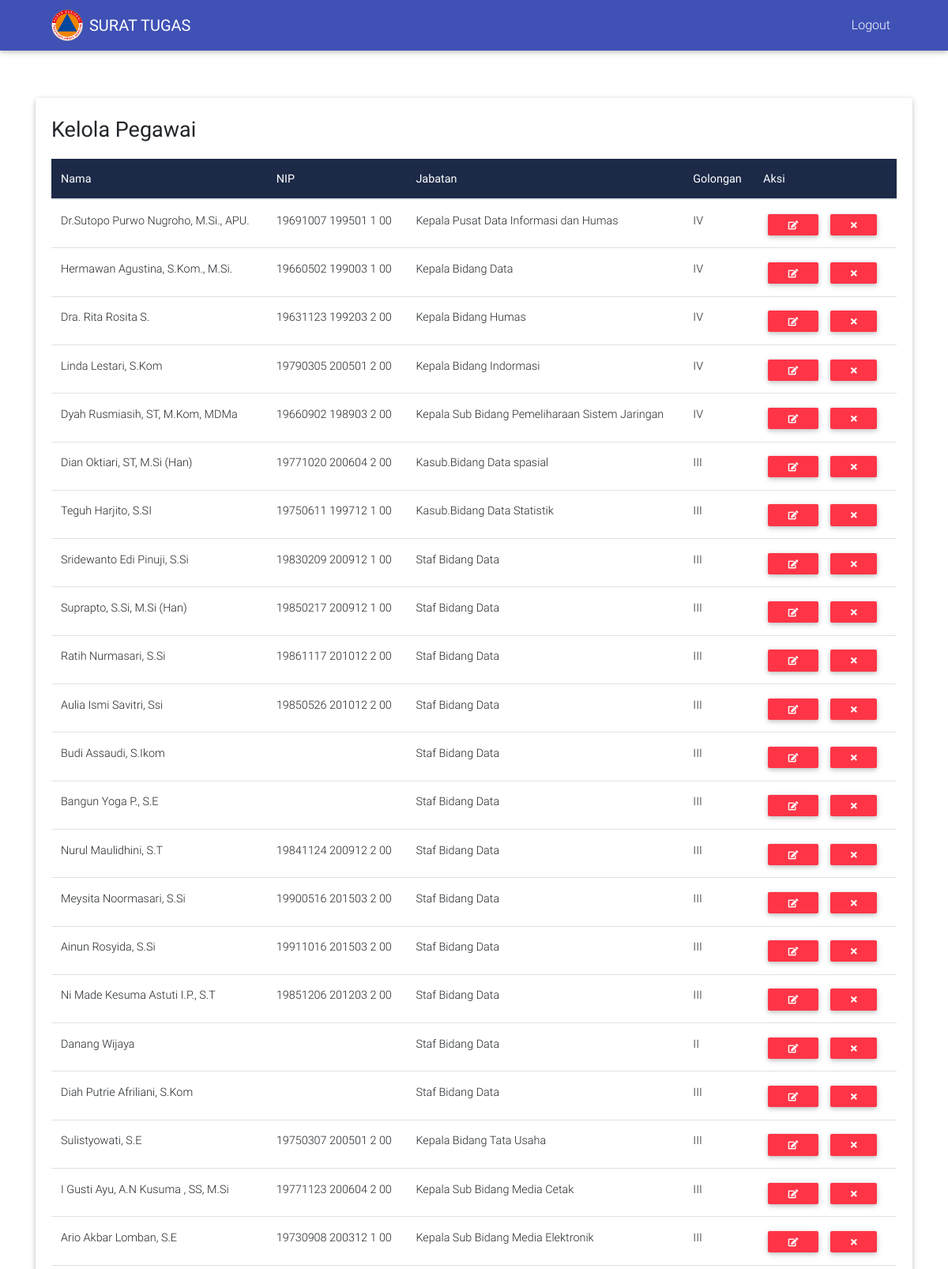
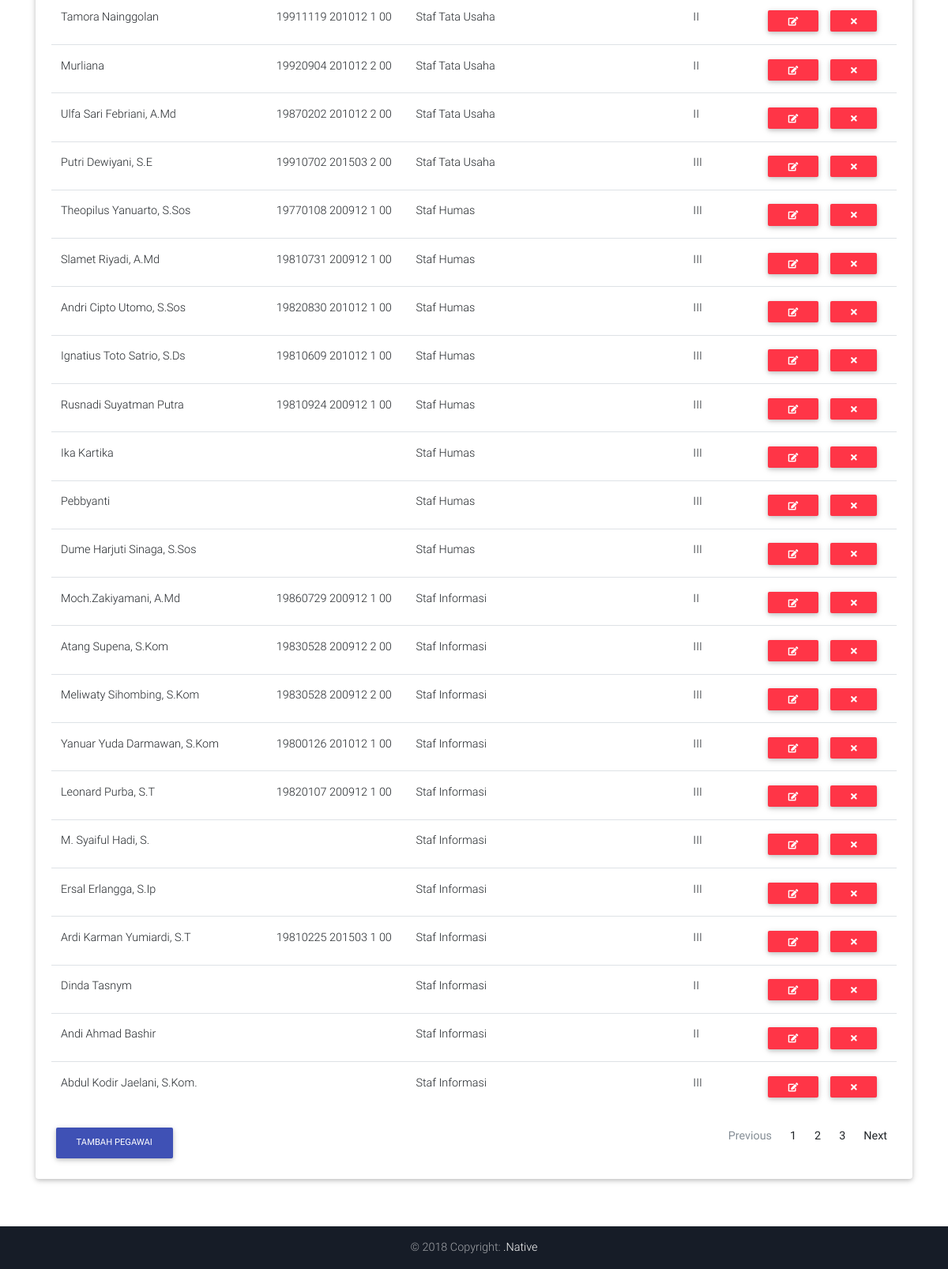
The app's page /index.php/home/pegawai with its own data (2 pictures, top to bottom).
### tables this page shows
CREATE TABLE `pegawai` (
  `id_pegawai` int(5) NOT NULL,
  `nama_pegawai` varchar(100) NOT NULL,
  `nip_pegawai` varchar(20) NOT NULL,
  `jabatan_pegawai` varchar(100) NOT NULL,
  `golongan_pegawai` varchar(6) NOT NULL
);

### application/controllers/Home.php (called while the page is built, shortened)
<?php
class Home extends CI_Controller {
	function __Construct()
    {
        $this->load->model("home_model");
        $this->load->library("pagination");
    }
	public function pegawai()
	{
		$data['pegawai'] = $this->home_model->get_pegawai();
		$this->load->view('nav');
		$this->load->view('header');
		$this->load->view('pegawai', $data);
		$this->load->view('footer');
	}
}

### index.php (called while the page is built, shortened)
<?php
require_once BASEPATH.'core/CodeIgniter.php';

### application/models/Home_model.php (called while the page is built, shortened)
<?php
class Home_model extends CI_Model {
	function get_pegawai() {
		$this->db->from('pegawai');
		$query = $this->db->get();
		return $query->result();
	}
}
?>

### application/views/pegawai.php (the view, shortened to what this page needs)
<body>
	<div class="container margin">
		<div class="card mb-8">
			<div class="card-body">
				<p style="font-size: 27px;">Kelola Pegawai</p>
				<div align="center">
					<table id="pegawai" class="table table-hover">
                          <thead class="mdb-color darken-3 white-text">
                            <tr>
                              <th scope="col">Nama</th>
                              <th scope="col">NIP</th>
                              <th scope="col">Jabatan</th>
                              <th scope="col">Golongan</th>
                              <th scope="col">Aksi</th>
                            </tr>
                          </thead>
                          <tbody>
                            <?php foreach ($pegawai as $row) {
								echo "
								<tr>
                              <td>".$row->nama_pegawai."</td>
                              <td>".$row->nip_pegawai ."</td>
                              <td>".$row->jabatan_pegawai."</td>
                              <td>". $row->golongan_pegawai ."</td>
                              <td>
                                <span class='table-remove'><a href='".base_url("home/edit_pegawai_page/$row->id_pegawai")."'><button type='button'  class='btn btn-danger btn-rounded btn-sm my-0'><i class='fa fa-pencil-square-o' aria-hidden='true'></i></button></a>
                                <span class='table-remove'><a href='".base_url("home/delete_pegawai/$row->id_pegawai")."'><button type='button' class='btn btn-danger btn-rounded btn-sm my-0'><i class='fa fa-times' aria-hidden='true'></i></button></span>
                                </td>
                            </tr>
                            <tr>";
							}
                             ?>
                      </tbody>
                    </table>
					<div class="row">
						<div class="col">
							<div align="left">
								<a href="#"><button type="button" data-toggle="modal" data-target="#modalRegisterForm" class="btn btn-indigo btn-md">Tambah Pegawai</button></a>
							</div>
						</div>
						<div class="col">
							<nav aria-label="Page navigation example">
								<ul class="pagination justify-content-end">
									<li class="page-item disabled">
										<a class="page-link" href="#" tabindex="-1">Previous</a>
									</li>
									<li class="page-item"><a class="page-link" href="#">1</a></li>
									<li class="page-item"><a class="page-link" href="#">2</a></li>
									<li class="page-item"><a class="page-link" href="#">3</a></li>
									<li class="page-item">
										<a class="page-link" href="#">Next</a>
									</li>
								</ul>
							</nav>
						</div>
					</div>
				</div>
			</div>
		</div>
	</div>
</body>
</html>

### assets/css/style.css (style rules this page uses)
html, body, header, .view { height: 100%; }

### application/views/header.php (style rules this page uses)
.margin { margin-bottom: 5%; margin-top: 5%; }

### records on screen
pegawai: nama_pegawai "Dr.Sutopo Purwo Nugroho, M.Si., APU.", nip_pegawai "19691007 199501 1 00", jabatan_pegawai "Kepala Pusat Data Informasi dan Humas", golongan_pegawai "IV"
pegawai: nama_pegawai "Hermawan Agustina, S.Kom., M.Si.", nip_pegawai "19660502 199003 1 00", jabatan_pegawai "Kepala Bidang Data", golongan_pegawai "IV"
pegawai: nama_pegawai "Dra. Rita Rosita S.", nip_pegawai "19631123 199203 2 00", jabatan_pegawai "Kepala Bidang Humas", golongan_pegawai "IV"
pegawai: nama_pegawai "Linda Lestari, S.Kom", nip_pegawai "19790305 200501 2 00", jabatan_pegawai "Kepala Bidang Indormasi", golongan_pegawai "IV"
pegawai: nama_pegawai "Dyah Rusmiasih, ST, M.Kom, MDMa", nip_pegawai "19660902 198903 2 00", jabatan_pegawai "Kepala Sub Bidang Pemeliharaan Sistem Jaringan", golongan_pegawai "IV"
pegawai: nama_pegawai "Dian Oktiari, ST, M.Si (Han)", nip_pegawai "19771020 200604 2 00", jabatan_pegawai "Kasub.Bidang Data spasial", golongan_pegawai "III"
pegawai: nama_pegawai "Teguh Harjito, S.SI", nip_pegawai "19750611 199712 1 00", jabatan_pegawai "Kasub.Bidang Data Statistik", golongan_pegawai "III"
pegawai: nama_pegawai "Sridewanto Edi Pinuji, S.Si", nip_pegawai "19830209 200912 1 00", jabatan_pegawai "Staf Bidang Data", golongan_pegawai "III"
pegawai: nama_pegawai "Suprapto, S.Si, M.Si (Han)", nip_pegawai "19850217 200912 1 00", jabatan_pegawai "Staf Bidang Data", golongan_pegawai "III"
pegawai: nama_pegawai "Ratih Nurmasari, S.Si", nip_pegawai "19861117 201012 2 00", jabatan_pegawai "Staf Bidang Data", golongan_pegawai "III"
pegawai: nama_pegawai "Aulia Ismi Savitri, Ssi", nip_pegawai "19850526 201012 2 00", jabatan_pegawai "Staf Bidang Data", golongan_pegawai "III"
pegawai: nama_pegawai "Budi Assaudi, S.Ikom", jabatan_pegawai "Staf Bidang Data", golongan_pegawai "III"
pegawai: nama_pegawai "Bangun Yoga P., S.E", jabatan_pegawai "Staf Bidang Data", golongan_pegawai "III"
pegawai: nama_pegawai "Nurul Maulidhini, S.T", nip_pegawai "19841124 200912 2 00", jabatan_pegawai "Staf Bidang Data", golongan_pegawai "III"
pegawai: nama_pegawai "Meysita Noormasari, S.Si", nip_pegawai "19900516 201503 2 00", jabatan_pegawai "Staf Bidang Data", golongan_pegawai "III"
pegawai: nama_pegawai "Ainun Rosyida, S.Si", nip_pegawai "19911016 201503 2 00", jabatan_pegawai "Staf Bidang Data", golongan_pegawai "III"
pegawai: nama_pegawai "Ni Made Kesuma Astuti I.P., S.T", nip_pegawai "19851206 201203 2 00", jabatan_pegawai "Staf Bidang Data", golongan_pegawai "III"
pegawai: nama_pegawai "Danang Wijaya", jabatan_pegawai "Staf Bidang Data", golongan_pegawai "II"
pegawai: nama_pegawai "Diah Putrie Afriliani, S.Kom", jabatan_pegawai "Staf Bidang Data", golongan_pegawai "III"
pegawai: nama_pegawai "Sulistyowati, S.E", nip_pegawai "19750307 200501 2 00", jabatan_pegawai "Kepala Bidang Tata Usaha", golongan_pegawai "III"
pegawai: nama_pegawai "I Gusti Ayu, A.N Kusuma , SS, M.Si", nip_pegawai "19771123 200604 2 00", jabatan_pegawai "Kepala Sub Bidang Media Cetak", golongan_pegawai "III"
pegawai: nama_pegawai "Ario Akbar Lomban, S.E", nip_pegawai "19730908 200312 1 00", jabatan_pegawai "Kepala Sub Bidang Media Elektronik", golongan_pegawai "III"
pegawai: nama_pegawai "Tamora Nainggolan", nip_pegawai "19911119 201012 1 00", jabatan_pegawai "Staf Tata Usaha", golongan_pegawai "II"
pegawai: nama_pegawai "Murliana", nip_pegawai "19920904 201012 2 00", jabatan_pegawai "Staf Tata Usaha", golongan_pegawai "II"
pegawai: nama_pegawai "Ulfa Sari Febriani, A.Md", nip_pegawai "19870202 201012 2 00", jabatan_pegawai "Staf Tata Usaha", golongan_pegawai "II"
pegawai: nama_pegawai "Putri Dewiyani, S.E", nip_pegawai "19910702 201503 2 00", jabatan_pegawai "Staf Tata Usaha", golongan_pegawai "III"
pegawai: nama_pegawai "Theopilus Yanuarto, S.Sos", nip_pegawai "19770108 200912 1 00", jabatan_pegawai "Staf Humas", golongan_pegawai "III"
pegawai: nama_pegawai "Slamet Riyadi, A.Md", nip_pegawai "19810731 200912 1 00", jabatan_pegawai "Staf Humas", golongan_pegawai "III"
pegawai: nama_pegawai "Andri Cipto Utomo, S.Sos", nip_pegawai "19820830 201012 1 00", jabatan_pegawai "Staf Humas", golongan_pegawai "III"
pegawai: nama_pegawai "Ignatius Toto Satrio, S.Ds", nip_pegawai "19810609 201012 1 00", jabatan_pegawai "Staf Humas", golongan_pegawai "III"
pegawai: nama_pegawai "Rusnadi Suyatman Putra", nip_pegawai "19810924 200912 1 00", jabatan_pegawai "Staf Humas", golongan_pegawai "III"
pegawai: nama_pegawai "Ika Kartika", jabatan_pegawai "Staf Humas", golongan_pegawai "III"
pegawai: nama_pegawai "Pebbyanti", jabatan_pegawai "Staf Humas", golongan_pegawai "III"
pegawai: nama_pegawai "Dume Harjuti Sinaga, S.Sos", jabatan_pegawai "Staf Humas", golongan_pegawai "III"
pegawai: nama_pegawai "Moch.Zakiyamani, A.Md", nip_pegawai "19860729 200912 1 00", jabatan_pegawai "Staf Informasi", golongan_pegawai "II"
pegawai: nama_pegawai "Atang Supena, S.Kom", nip_pegawai "19830528 200912 2 00", jabatan_pegawai "Staf Informasi", golongan_pegawai "III"
pegawai: nama_pegawai "Meliwaty Sihombing, S.Kom", nip_pegawai "19830528 200912 2 00", jabatan_pegawai "Staf Informasi", golongan_pegawai "III"
pegawai: nama_pegawai "Yanuar Yuda Darmawan, S.Kom", nip_pegawai "19800126 201012 1 00", jabatan_pegawai "Staf Informasi", golongan_pegawai "III"
pegawai: nama_pegawai "Leonard Purba, S.T", nip_pegawai "19820107 200912 1 00", jabatan_pegawai "Staf Informasi", golongan_pegawai "III"
pegawai: nama_pegawai "M. Syaiful Hadi, S.", jabatan_pegawai "Staf Informasi", golongan_pegawai "III"
pegawai: nama_pegawai "Ersal Erlangga, S.Ip", jabatan_pegawai "Staf Informasi", golongan_pegawai "III"
pegawai: nama_pegawai "Ardi Karman Yumiardi, S.T", nip_pegawai "19810225 201503 1 00", jabatan_pegawai "Staf Informasi", golongan_pegawai "III"
pegawai: nama_pegawai "Dinda Tasnym", jabatan_pegawai "Staf Informasi", golongan_pegawai "II"
pegawai: nama_pegawai "Andi Ahmad Bashir", jabatan_pegawai "Staf Informasi", golongan_pegawai "II"
pegawai: nama_pegawai "Abdul Kodir Jaelani, S.Kom.", jabatan_pegawai "Staf Informasi", golongan_pegawai "III"
